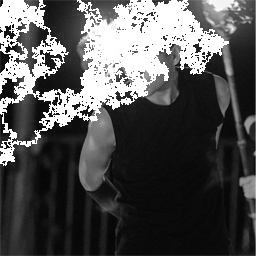
#> input picture FinalProject/Defects/Defect_Gray_Chien0.jpg, 256 x 256 px; its folder holds 4 pictures in this run
$ python PatchMatch_MergeImage.py ../../Defects/Defect_Gray_Chien0.jpg
#> lines starting #> are read from the running program, lines starting #| are printed output that depends on the picture; pictures that were not available may be replaced by others from this repository, and a replacement may not be noted
import numpy as np
import cv2
import sys

sze = 256
res = np.zeros((256 * 6, 256 * 10, 3))
filename = sys.argv[1]

img = cv2.imread(filename, 0)
#> img is the input picture: shape (256, 256); min 2, max 255, mean 82
for k in range(10):
	res[sze*0:sze*1, sze*k:sze*(k+1)] = cv2.imread('../../Defects/Defect_Gray_' + filename[:-4] + str(k) + '.jpg')
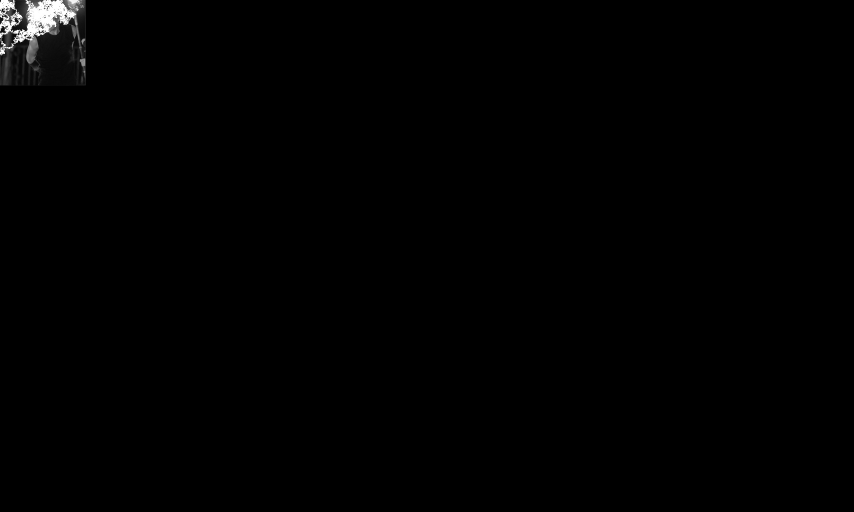
#> res: shape (1536, 2560, 3) float64 (shown at 1/3 size); min 0, max 255, mean 1.4
	res[sze*1:sze*2, sze*k:sze*(k+1)] = cv2.imread('../Results/PatchMatch_NS_Gray_' + filename[:-4] + str(k) + '.jpg')
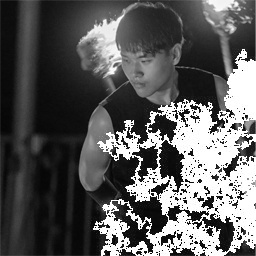
#> input picture FinalProject/Defects/Defect_Gray_Chien1.jpg, 256 x 256 px, given in place of Defect_Gray_Chien00.jpg, which was not available
#> res: shape (1536, 2560, 3) float64; min 0, max 255, mean 2.9
	res[sze*2:sze*3, sze*k:sze*(k+1)] = cv2.imread('../Results/PatchMatch_TE_Gray_' + filename[:-4] + str(k) + '.jpg')
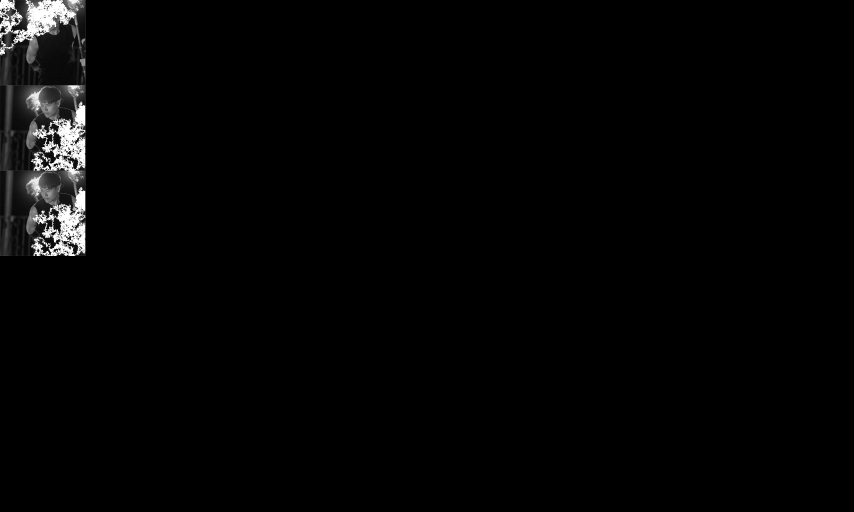
#> res: shape (1536, 2560, 3) float64 (shown at 1/3 size); min 0, max 255, mean 4.4

	res[sze*3:sze*4, sze*k:sze*(k+1)] = cv2.imread('../../Defects/Defect_' + filename[:-4] + str(k) + '.jpg')
#> res: shape (1536, 2560, 3) float64; 1.67% of the values are NaN or infinite; the others: min 0, max 255, mean 4.52
	res[sze*4:sze*5, sze*k:sze*(k+1)] = cv2.imread('../Results/PatchMatch_NS_Color_' + filename[:-4] + str(k) + '.jpg')
#> res: shape (1536, 2560, 3) float64; 3.33% of the values are NaN or infinite; the others: min 0, max 255, mean 4.6
	res[sze*5:sze*6, sze*k:sze*(k+1)] = cv2.imread('../Results/PatchMatch_TE_Color_' + filename[:-4] + str(k) + '.jpg')
#> res: shape (1536, 2560, 3) float64; 5% of the values are NaN or infinite; the others: min 0, max 255, mean 4.68

cv2.imwrite('../Results/PatchMatch_' + filename[:-4] + '.jpg', res)
